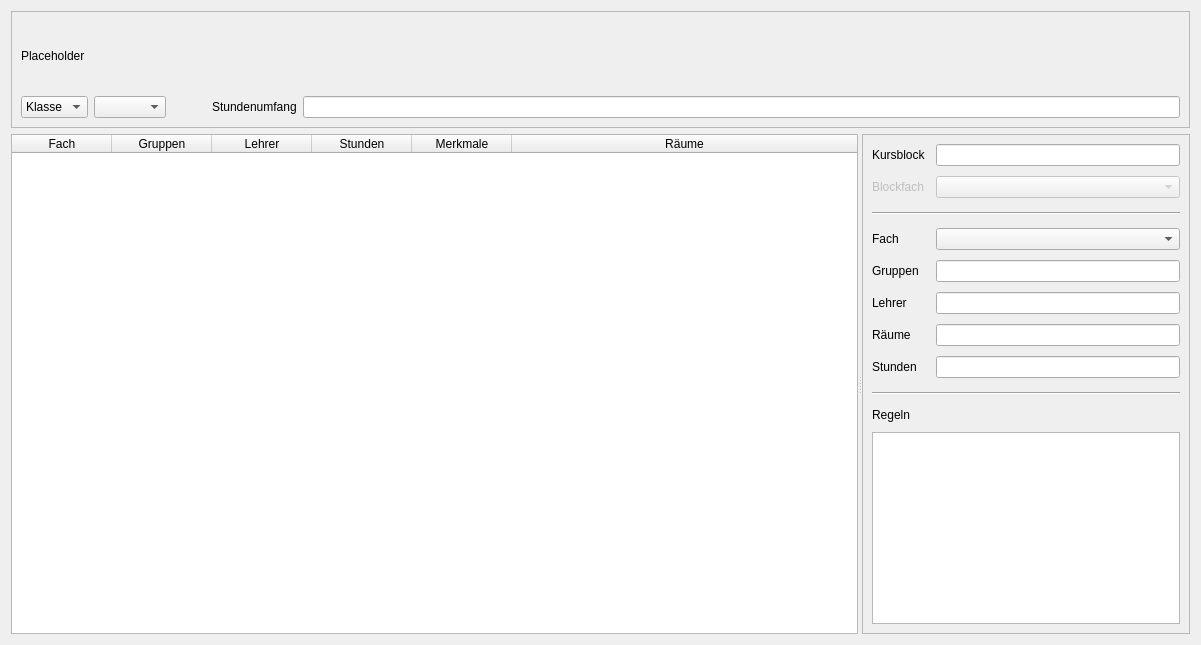
<?xml version="1.0" encoding="UTF-8"?>
<ui version="4.0">
 <class>Form</class>
 <widget class="QWidget" name="Form">
  <property name="geometry">
   <rect>
    <x>0</x>
    <y>0</y>
    <width>1201</width>
    <height>645</height>
   </rect>
  </property>
  <property name="windowTitle">
   <string>Form</string>
  </property>
  <layout class="QVBoxLayout" name="verticalLayout">
   <item>
    <widget class="QFrame" name="top_frame">
     <property name="frameShape">
      <enum>QFrame::Shape::StyledPanel</enum>
     </property>
     <property name="frameShadow">
      <enum>QFrame::Shadow::Raised</enum>
     </property>
     <layout class="QVBoxLayout" name="verticalLayout_2">
      <item>
       <widget class="QLabel" name="label_13">
        <property name="text">
         <string>Placeholder</string>
        </property>
       </widget>
      </item>
      <item>
       <layout class="QHBoxLayout" name="horizontalLayout">
        <item>
         <widget class="QComboBox" name="table_type">
          <item>
           <property name="text">
            <string>Klasse</string>
           </property>
          </item>
          <item>
           <property name="text">
            <string>Lehrer</string>
           </property>
          </item>
          <item>
           <property name="text">
            <string>Raum</string>
           </property>
          </item>
         </widget>
        </item>
        <item>
         <widget class="QComboBox" name="table_show"/>
        </item>
        <item>
         <spacer name="horizontalSpacer">
          <property name="orientation">
           <enum>Qt::Orientation::Horizontal</enum>
          </property>
          <property name="sizeType">
           <enum>QSizePolicy::Policy::Fixed</enum>
          </property>
          <property name="sizeHint" stdset="0">
           <size>
            <width>40</width>
            <height>20</height>
           </size>
          </property>
         </spacer>
        </item>
        <item>
         <widget class="QLabel" name="label_14">
          <property name="text">
           <string>Stundenumfang</string>
          </property>
         </widget>
        </item>
        <item>
         <widget class="QLineEdit" name="lineEdit_2">
          <property name="readOnly">
           <bool>true</bool>
          </property>
         </widget>
        </item>
       </layout>
      </item>
     </layout>
    </widget>
   </item>
   <item>
    <widget class="QSplitter" name="splitter">
     <property name="orientation">
      <enum>Qt::Orientation::Horizontal</enum>
     </property>
     <widget class="QTableWidget" name="course_table">
      <property name="minimumSize">
       <size>
        <width>847</width>
        <height>500</height>
       </size>
      </property>
      <attribute name="horizontalHeaderStretchLastSection">
       <bool>true</bool>
      </attribute>
      <attribute name="verticalHeaderVisible">
       <bool>false</bool>
      </attribute>
      <column>
       <property name="text">
        <string>Fach</string>
       </property>
      </column>
      <column>
       <property name="text">
        <string>Gruppen</string>
       </property>
      </column>
      <column>
       <property name="text">
        <string>Lehrer</string>
       </property>
      </column>
      <column>
       <property name="text">
        <string>Stunden</string>
       </property>
      </column>
      <column>
       <property name="text">
        <string>Merkmale</string>
       </property>
      </column>
      <column>
       <property name="text">
        <string>Räume</string>
       </property>
      </column>
     </widget>
     <widget class="QFrame" name="row_data">
      <property name="frameShape">
       <enum>QFrame::Shape::StyledPanel</enum>
      </property>
      <property name="frameShadow">
       <enum>QFrame::Shadow::Raised</enum>
      </property>
      <layout class="QFormLayout" name="formLayout">
       <property name="horizontalSpacing">
        <number>10</number>
       </property>
       <property name="verticalSpacing">
        <number>10</number>
       </property>
       <item row="0" column="0">
        <widget class="QLabel" name="label_11">
         <property name="text">
          <string>Kursblock</string>
         </property>
        </widget>
       </item>
       <item row="0" column="1">
        <widget class="QLineEdit" name="lineEdit">
         <property name="readOnly">
          <bool>true</bool>
         </property>
        </widget>
       </item>
       <item row="1" column="0">
        <widget class="QLabel" name="label_12">
         <property name="enabled">
          <bool>false</bool>
         </property>
         <property name="text">
          <string>Blockfach</string>
         </property>
        </widget>
       </item>
       <item row="1" column="1">
        <widget class="QComboBox" name="block_subject">
         <property name="enabled">
          <bool>false</bool>
         </property>
         <property name="editable">
          <bool>false</bool>
         </property>
        </widget>
       </item>
       <item row="2" column="0" colspan="2">
        <widget class="Line" name="line">
         <property name="minimumSize">
          <size>
           <width>200</width>
           <height>10</height>
          </size>
         </property>
         <property name="orientation">
          <enum>Qt::Orientation::Horizontal</enum>
         </property>
        </widget>
       </item>
       <item row="3" column="0">
        <widget class="QLabel" name="label">
         <property name="text">
          <string>Fach</string>
         </property>
        </widget>
       </item>
       <item row="3" column="1">
        <widget class="QComboBox" name="choose_subject"/>
       </item>
       <item row="4" column="0">
        <widget class="QLabel" name="label_3">
         <property name="text">
          <string>Gruppen</string>
         </property>
        </widget>
       </item>
       <item row="4" column="1">
        <widget class="QLineEdit" name="choose_groups">
         <property name="readOnly">
          <bool>true</bool>
         </property>
        </widget>
       </item>
       <item row="5" column="0">
        <widget class="QLabel" name="label_2">
         <property name="text">
          <string>Lehrer</string>
         </property>
        </widget>
       </item>
       <item row="5" column="1">
        <widget class="QLineEdit" name="choose_teachers">
         <property name="readOnly">
          <bool>true</bool>
         </property>
        </widget>
       </item>
       <item row="6" column="0">
        <widget class="QLabel" name="label_4">
         <property name="text">
          <string>Räume</string>
         </property>
        </widget>
       </item>
       <item row="6" column="1">
        <widget class="QLineEdit" name="choose_rooms">
         <property name="readOnly">
          <bool>true</bool>
         </property>
        </widget>
       </item>
       <item row="7" column="0">
        <widget class="QLabel" name="label_5">
         <property name="text">
          <string>Stunden</string>
         </property>
        </widget>
       </item>
       <item row="7" column="1">
        <widget class="QLineEdit" name="lesson_lengths">
         <property name="readOnly">
          <bool>true</bool>
         </property>
        </widget>
       </item>
       <item row="8" column="0" colspan="2">
        <widget class="Line" name="line_2">
         <property name="minimumSize">
          <size>
           <width>200</width>
           <height>10</height>
          </size>
         </property>
         <property name="orientation">
          <enum>Qt::Orientation::Horizontal</enum>
         </property>
        </widget>
       </item>
       <item row="10" column="0" colspan="2">
        <widget class="QListWidget" name="constraints"/>
       </item>
       <item row="9" column="0">
        <widget class="QLabel" name="label_15">
         <property name="text">
          <string>Regeln</string>
         </property>
        </widget>
       </item>
      </layout>
     </widget>
    </widget>
   </item>
  </layout>
 </widget>
 <resources/>
 <connections/>
</ui>
